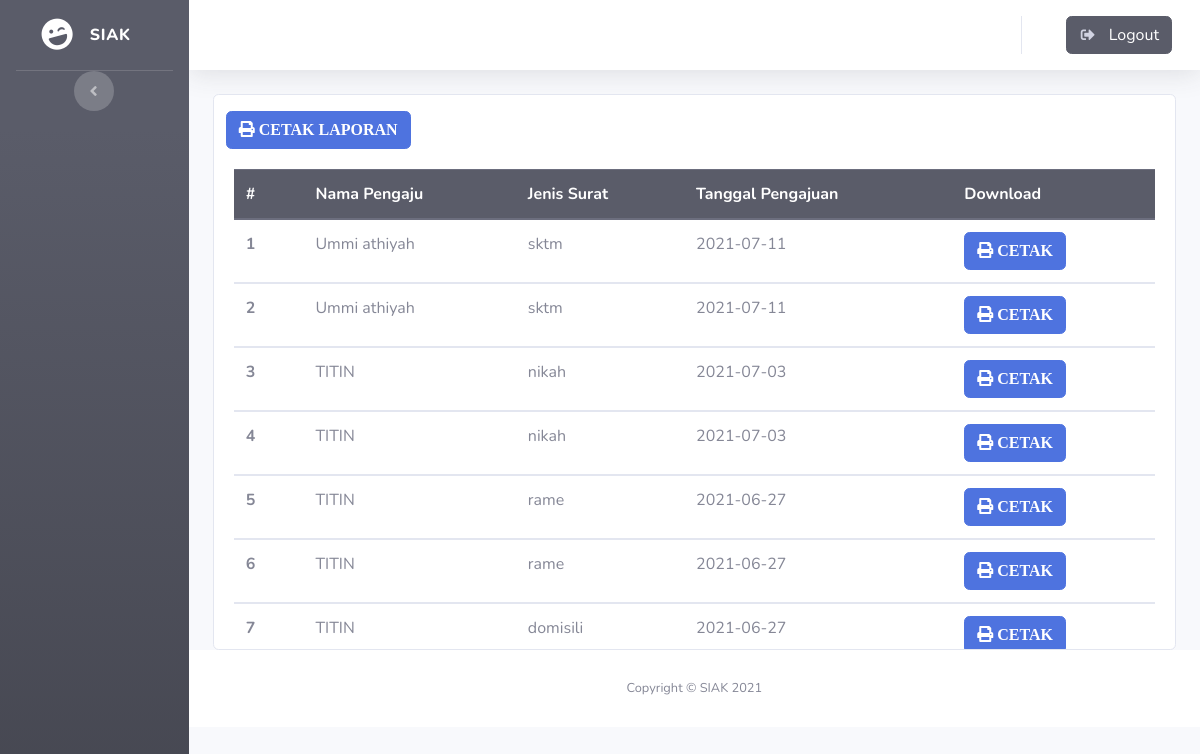
Page /index.php/admin/surat on the committed database.
### tables this page shows
CREATE TABLE `acc_surat` (
  `id_acc` int(11) NOT NULL,
  `nik` varchar(16) NOT NULL,
  `surat` varchar(30) NOT NULL,
  `tanggal` date NOT NULL,
  `status` char(2) NOT NULL
);

CREATE TABLE `masyarakat` (
  `id` int(11) NOT NULL,
  `kk` varchar(16) NOT NULL,
  `nik` varchar(16) NOT NULL,
  `nama` varchar(50) NOT NULL,
  `tempat_lahir` varchar(50) NOT NULL,
  `tanggal_lahir` date NOT NULL,
  `jk` enum('Laki-Laki','Perempuan','','') NOT NULL,
  `agama` varchar(15) NOT NULL,
  `alamat` varchar(30) NOT NULL,
  `rt/rw` varchar(10) NOT NULL,
  `desa` varchar(30) NOT NULL,
  `kecamatan` varchar(30) NOT NULL,
  `kabupaten` varchar(30) NOT NULL,
  `pendidikan_terakhir` varchar(10) NOT NULL,
  `pekerjaan` varchar(50) NOT NULL,
  `status` enum('Belum Menikah','Menikah','','') NOT NULL,
  `kewarganegaraan` varchar(30) NOT NULL,
  `gol` varchar(3) NOT NULL,
  `gambar` varchar(255) NOT NULL
);

### application/controllers/admin.php (called while the page is built, shortened)
<?php
class admin extends CI_Controller
{
    public function __construct()
    {
        $this->load->model('model_masyarakat');
    }
    public function surat()
    {
        $data['pengguna'] = $this->model_masyarakat->sessionpengguna();
        $data['masyarakat'] = $this->model_masyarakat->getMasyarakatByNik();
        $data['menu'] = $this->model_masyarakat->menu();
        $data['tittle'] = "Acc Surat";
        $data['surat'] = $this->model_masyarakat->surat();
        $this->load->view('templets/header', $data);
        $this->load->view('templets/sidebar');
        $this->load->view('templets/topbar');
        $this->load->view('admin/surat', $data);
        $this->load->view('templets/footer');
    }
}

### index.php (called while the page is built, shortened)
<?php
require_once BASEPATH.'core/CodeIgniter.php';

### application/models/model_masyarakat.php (called while the page is built, shortened)
<?php
class model_masyarakat extends CI_Model
{
    public function surat()
    {
        $join = "SELECT *,masyarakat.nik FROM acc_surat JOIN masyarakat ON acc_surat.nik = masyarakat.nik ORDER BY id_acc DESC";
        return $this->db->query($join)->result_array();
    }
}

### application/views/admin/surat.php (the view)
<div class="container-fluid">
    <div class="card">
        <div class="col-4 mt-3">
            <a href="<?= base_url('admin/laporan/') ?> " class="btn btn-primary"><i class="fa fa-print"> CETAK LAPORAN</i></a>
        </div>
        <div class="scroll1">
            <div class="card-body">
                <table class="table">
                    <thead class="thead-dark">
                        <tr>
                            <th scope="col">#</th>
                            <th scope="col">Nama Pengaju</th>
                            <th scope="col">Jenis Surat</th>
                            <th scope="col">Tanggal Pengajuan</th>
                            <th scope="col">Download</th>
                        </tr>
                    </thead>
                    <tbody>
                        <?php $i = 1; ?>
                        <?php foreach ($surat as $s) : ?>
                            <tr>
                                <th scope="row"><?= $i; ?></th>
                                <td><?= $s['nama']; ?></td>
                                <td><?= $s['surat']; ?></td>
                                <td><?= $s['tanggal']; ?></td>
                                <td>
                                    <a href="<?= base_url('admin/print/') ?><?= $s['id_acc'] ?> " class="btn btn-primary"><i class="fa fa-print"> CETAK</i></a>
                                </td>
                            </tr>
                    </tbody>
                    <?php $i++; ?>
                <?php endforeach; ?>
                </table>
            </div>
        </div>
    </div>
</div>

### assets/css/scroll1.css (style rules this page uses)
.scroll1 { height: 500px; overflow: scroll; }

### rows in the picture
acc_surat: masyarakat.nama "Ummi athiyah", surat "sktm", tanggal "2021-07-11"
acc_surat: masyarakat.nama "TITIN", surat "nikah", tanggal "2021-07-03"
acc_surat: masyarakat.nama "TITIN", surat "nikah", tanggal "2021-07-03"
acc_surat: masyarakat.nama "TITIN", surat "rame", tanggal "2021-06-27"
acc_surat: masyarakat.nama "TITIN", surat "rame", tanggal "2021-06-27"
acc_surat: masyarakat.nama "TITIN", surat "domisili", tanggal "2021-06-27"

### other values in the picture
DATE('Y') "2021"
